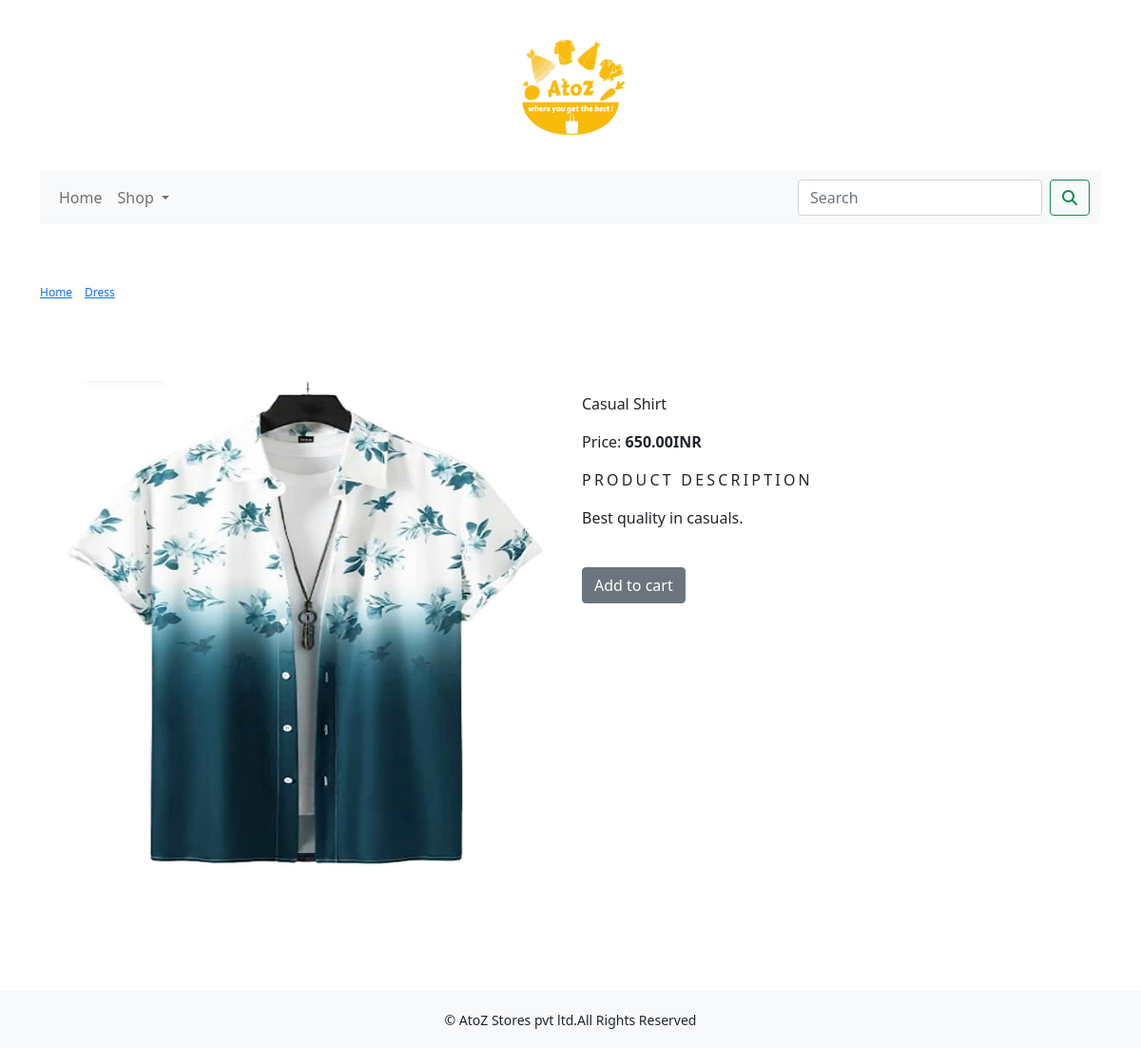
The page /shop/dress/casual-shirt/ on the database its author committed.
### shop/models.py (models this page shows, shortened)
class Product(models.Model):
    name= models.CharField(max_length=250,unique=True)
    slug= models.SlugField(max_length=250,unique=True)
    desc= models.TextField(blank=True)
    price= models.DecimalField(max_digits=10,decimal_places=2)
    category= models.ForeignKey(Category,on_delete=models.CASCADE)
    image= models.ImageField(upload_to='product',blank=True)
    stock= models.IntegerField()
    available= models.BooleanField(default=True)
    created= models.DateTimeField(auto_now_add=True)
    updated= models.DateTimeField(auto_now=True)
    class Meta:
        ordering= ('name', )
        verbose_name= 'product'
        verbose_name_plural= 'products'

class Category(models.Model):
    name= models.CharField(max_length=250,unique=True)
    slug= models.SlugField(max_length=250,unique=True)
    desc= models.TextField(blank=True)
    image= models.ImageField(upload_to='category',blank=True)
    class Meta:
        ordering= ('name', )
        verbose_name= 'category'
        verbose_name_plural= 'categories'
    def get_url(self):
        return reverse('shop:products_by_category',args=[self.slug])
    def __str__(self):
        return '{}'.format(self.name)

### shop/views.py (the view)
# urls.py: path('<slug:c_slug>/<slug:product_slug>/',views.proDetail, name= 'prodCatDetail'),
def proDetail(request,c_slug,product_slug):
    try:
        product=Product.objects.get(category__slug=c_slug,slug=product_slug)
    except Exception as e:
        raise e
    return render(request,"product.html",{'product':product})

### cart/context_processors.py (called while the page is built)
def counter(request):
    item_count=0
    if 'admin' in request.path:
        return {}
    else:
        try:
            cart=Cart.objects.filter(cart_id=_cart_id(request))
            cart_items=CartItem.objects.all().filter(cart=cart[:1])
            for cart_item in cart_items:
                item_count += cart_item.quantity
        except Cart.DoesNotExist:
            item_count = 0
    return dict(item_count=item_count)

### cart/views.py (called while the page is built)
def _cart_id(request):
    cart= request.session.session_key
    if not cart:
        cart= request.session.create()
    return cart

### shop/context_processors.py (called while the page is built)
def menu_links(request):
    links=Category.objects.all()
    return dict(links=links)

### templates/product.html (shortened to what this page needs)
{% extends 'base.html' %}
{% load static %}
{% block body %}
<div class="row my_prod_row_class">
  <div class="mx-auto">
    <p><a href="{% url 'shop:allProdCat' %}">Home</a> | <a href="{{product.category.get_url}}">{{product.category}}</a> | {{product.name}}</p>
  </div>
</div><br>
<div class="container">
    <br>
 <div class="row">
    <div class="col-12 col-sm-12 col-md-12 col-lg-6 text-center">
        <div style="min-width: 18rem">
            <img src="{{product.image.url}}" alt="{{product.name}}" width="500" height="570">
        </div>
    </div>
        <div class="col-12 col-sm-12 col-md-12 col-lg-6">
            <h1 class="my_prod_title">{{product.name}}</h1>
            <p>Price:<b> {{product.price}}INR</b></p>
            <p class="my_title">Product Description</p>
            <p class="text-justify my_prod_text">{{product.desc}}</p>
            {% if product.stock <= 0 %}
              <p class="text-justify my_prod_text"><b>Sorry, Out of stock!</b></p>
            {% else %}
              <br><a class="btn btn-secondary" href="{% url 'cart:add_cart' product.id %}">Add to cart</a>
            {% endif %}
        </div>
 </div>
</div>    <br><br>
{% endblock %}

### static/css/custom.css (style rules this page uses)
body { font-family: 'Roboto', sans-serif; }
.my_title { font-size: 16px; text-transform: uppercase; letter-spacing: .2em; }
.my_prod_row_class { padding-top: 15px; padding-bottom: 20px; }
.my_prod_row_class .mx-auto { color: #0000; font-size: 12px; text-decoration: none; }
.my_prod_title { font-size: 16px; text-transform: uppercase: letter-spacing: .2em; padding-top: 15px; padding-bottom: 10px; }
.my_prod_text { padding-right: 20px; }

### rows shown on the page
Product: category "Dress", image (picture), name "Casual Shirt", price "650.00", desc "Best quality in casuals."
